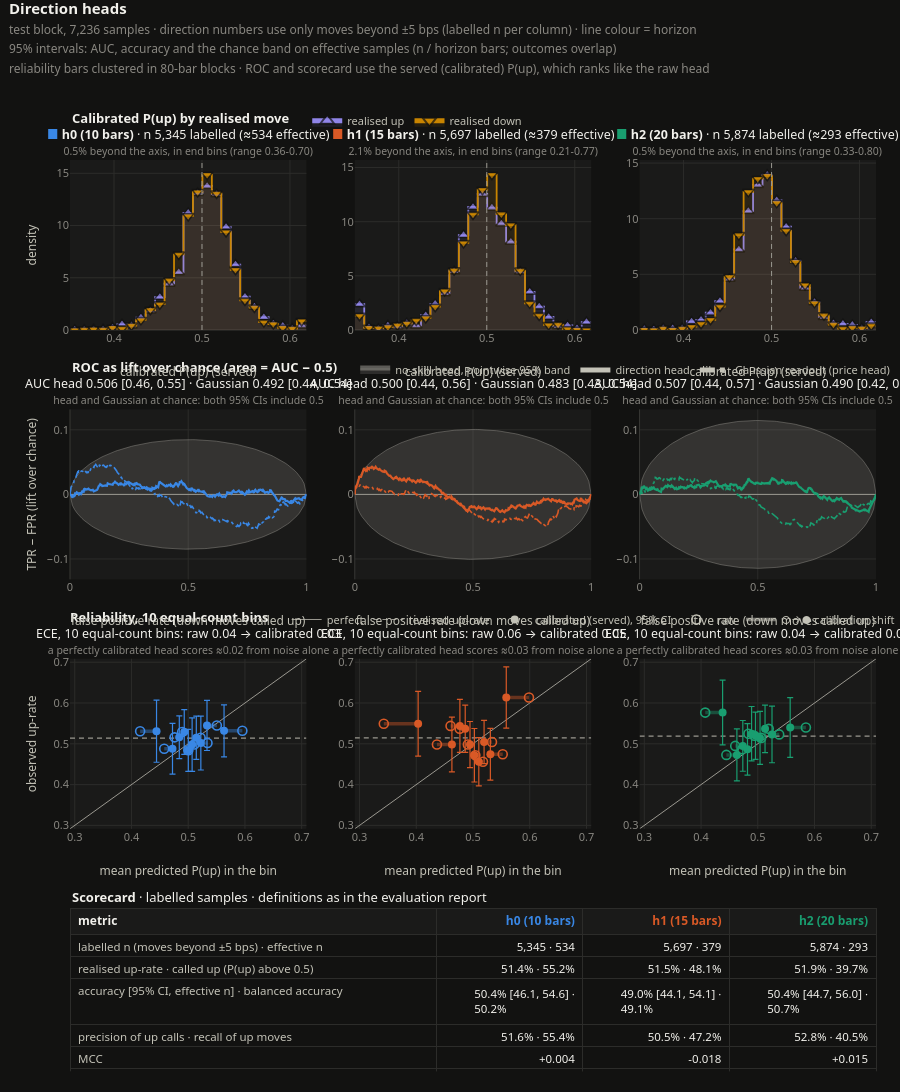

The cell this chart's notebook holds for it:
### Markdown cell above
## Model analytics on the TEST block

**Direction heads**: does the served P(up) differ between bars that went up and bars that went down? Row 2 draws
the ROC as lift over chance (TPR - FPR; the area is AUC - 0.5) for the direction head and the price head's
Gaussian readout, inside the band a no-skill head stays in. Row 3 shows the reliability of raw (open) vs
calibrated (filled) P(up) in 10 equal-count bins with block-clustered 95% intervals. The scorecard repeats the
evaluation report's numbers against a constant 0.5.

### Code cell
Visualizations.build("direction_analytics", test, ctx.config, raw_delta=raw_test).show()

### Figure 1 — Plotly figure (JSON) as saved in the notebook; plotly's stock layout.template omitted (floating-point values rounded to 4 significant figures; data arrays with more than 128 entries replaced by an {"elided": "..."} marker saying what was removed)
{"data": [{"customdata": ["≤ 0.361 (with the tail below the axis)", "≤ 0.361 (with the tail below the axis)", "0.361-0.371", "0.371-0.382", "0.382-0.393", "0.393-0.404", "0.404-0.414", "0.414-0.425", "0.425-0.436", "0.436-0.447", "0.447-0.457", "0.457-0.468", "0.468-0.479", "0.479-0.490", "0.490-0.500", "0.500-0.511", "0.511-0.522", "0.522-0.533", "0.533-0.543", "0.543-0.554", "0.554-0.565", "0.565-0.576", "0.576-0.586", "0.586-0.597", "0.597-0.608", "≥ 0.608 (with the tail above the axis)", "≥ 0.608 (with the tail above the axis)"], "fill": "tozeroy", "fillcolor": "rgba(144,133,233,0.1)", "hovertemplate": "h0 realised up<br>calibrated P(up) %{customdata}<br>density %{y:.2f}<extra></extra>", "legend": "legend", "legendgroup": "cls1", "line": {"color": "#9085e9", "shape": "hvh", "width": 1.8}, "marker": {"color": "#9085e9", "line": {"color": "#121211", "width": 1.5}, "size": [0, 10, 10, 10, 10, 10, 10, 10, 10, 10, 10, 10, 10, 10, 10, 10, 10, 10, 10, 10, 10, 10, 10, 10, 10, 10, 0], "symbol": "triangle-up"}, "mode": "lines+markers", "name": "realised up", "showlegend": true, "type": "scatter", "x": [0.35, 0.3554, 0.3661, 0.3769, 0.3876, 0.3984, 0.4091, 0.4199, 0.4306, 0.4413, 0.4521, 0.4628, 0.4736, 0.4843, 0.4951, 0.5058, 0.5166, 0.5273, 0.5381, 0.5488, 0.5596, 0.5703, 0.5811, 0.5918, 0.6026, 0.6133, 0.6187], "xaxis": "x", "y": [0.03387, 0.03387, 0.03387, 0.06773, 0.06773, 0.2371, 0.5419, 0.4403, 1.185, 1.863, 3.15, 4.437, 5.52, 11.21, 13.11, 13.78, 13.0, 9.855, 6.265, 3.184, 2.235, 1.219, 0.6096, 0.4064, 0.1355, 0.4403, 0.4403], "yaxis": "y"}, {"customdata": ["≤ 0.361 (with the tail below the axis)", "≤ 0.361 (with the tail below the axis)", "0.361-0.371", "0.371-0.382", "0.382-0.393", "0.393-0.404", "0.404-0.414", "0.414-0.425", "0.425-0.436", "0.436-0.447", "0.447-0.457", "0.457-0.468", "0.468-0.479", "0.479-0.490", "0.490-0.500", "0.500-0.511", "0.511-0.522", "0.522-0.533", "0.533-0.543", "0.543-0.554", "0.554-0.565", "0.565-0.576", "0.576-0.586", "0.586-0.597", "0.597-0.608", "≥ 0.608 (with the tail above the axis)", "≥ 0.608 (with the tail above the axis)"], "fill": "tozeroy", "fillcolor": "rgba(201,133,0,0.1)", "hovertemplate": "h0 realised down<br>calibrated P(up) %{customdata}<br>density %{y:.2f}<extra></extra>", "legend": "legend", "legendgroup": "cls0", "line": {"color": "#c98500", "shape": "hvh", "width": 1.8}, "marker": {"color": "#c98500", "line": {"color": "#121211", "width": 1.5}, "size": [0, 10, 10, 10, 10, 10, 10, 10, 10, 10, 10, 10, 10, 10, 10, 10, 10, 10, 10, 10, 10, 10, 10, 10, 10, 10, 0], "symbol": "triangle-down"}, "mode": "lines+markers", "name": "realised down", "showlegend": true, "type": "scatter", "x": [0.35, 0.3554, 0.3661, 0.3769, 0.3876, 0.3984, 0.4091, 0.4199, 0.4306, 0.4413, 0.4521, 0.4628, 0.4736, 0.4843, 0.4951, 0.5058, 0.5166, 0.5273, 0.5381, 0.5488, 0.5596, 0.5703, 0.5811, 0.5918, 0.6026, 0.6133, 0.6187], "xaxis": "x", "y": [0.0, 0.0, 0.03581, 0.07162, 0.03581, 0.2149, 0.1432, 0.4297, 0.9669, 1.934, 2.471, 4.763, 7.234, 10.92, 13.21, 14.86, 13.07, 9.382, 5.765, 2.829, 2.149, 0.752, 0.573, 0.2149, 0.1432, 0.8594, 0.8594], "yaxis": "y"}, {"fill": "toself", "fillcolor": "rgba(154,152,144,0.2)", "hoverinfo": "skip", "legend": "legend2", "legendgroup": "chance", "line": {"color": "rgba(154,152,144,0.55)", "width": 0.8}, "mode": "lines", "name": "no-skill head, pointwise 95% band", "showlegend": true, "type": "scatter", "x": {"elided": "202 float values"}, "xaxis": "x4", "y": {"elided": "202 float values"}, "yaxis": "y4"}, {"hoverinfo": "skip", "legend": "legend2", "legendgroup": "chance", "line": {"color": "#9a9890", "width": 1}, "mode": "lines", "showlegend": false, "type": "scatter", "x": [0, 1], "xaxis": "x4", "y": [0, 0], "yaxis": "y4"}, {"customdata": {"elided": "400x2 float values"}, "hovertemplate": "h0 direction head, AUC 0.506 (95% CI 0.46-0.55)<br>up when the score ≥ %{customdata[0]:.3f}<br>FPR %{x:.3f} · TPR %{customdata[1]:.3f}<br>TPR − FPR %{y:>+.3f}<extra></extra>", "legend": "legend2", "legendgroup": "roc_head", "line": {"color": "#3987e5", "dash": "solid", "width": 2.2}, "mode": "lines", "name": "direction head", "showlegend": false, "type": "scatter", "x": {"elided": "400 float values"}, "xaxis": "x4", "y": {"elided": "400 float values"}, "yaxis": "y4"}, {"customdata": {"elided": "400x2 float values"}, "hovertemplate": "h0 Gaussian readout (price head), AUC 0.492 (95% CI 0.44-0.54)<br>up when the score ≥ %{customdata[0]:.3f}<br>FPR %{x:.3f} · TPR %{customdata[1]:.3f}<br>TPR − FPR %{y:>+.3f}<extra></extra>", "legend": "legend2", "legendgroup": "roc_gauss", "line": {"color": "#3987e5", "dash": "dashdot", "width": 1.6}, "mode": "lines", "name": "Gaussian readout (price head)", "showlegend": false, "type": "scatter", "x": {"elided": "400 float values"}, "xaxis": "x4", "y": {"elided": "400 float values"}, "yaxis": "y4"}, {"hoverinfo": "skip", "legend": "legend3", "legendgroup": "perfect", "line": {"color": "#9a9890", "width": 1}, "mode": "lines", "name": "perfect", "showlegend": true, "type": "scatter", "x": [0.2916, 0.7084], "xaxis": "x7", "y": [0.2916, 0.7084], "yaxis": "y7"}, {"hovertemplate": "h0 realised up-rate 0.514 (a flat curve here has no resolution)<extra></extra>", "legend": "legend3", "legendgroup": "base", "line": {"color": "#9a9890", "dash": "5px,4px", "width": 1.2}, "mode": "lines", "name": "realised up-rate", "showlegend": true, "type": "scatter", "x": [0.2916, 0.7084], "xaxis": "x7", "y": [0.5139, 0.5139], "yaxis": "y7"}, {"hoverinfo": "skip", "legend": "legend3", "legendgroup": "shift", "line": {"color": "rgba(57,135,229,0.4)", "width": 3.5}, "mode": "lines", "showlegend": false, "type": "scatter", "x": [0.4152, 0.4441, NaN, 0.4577, 0.4723, NaN, 0.476, 0.4843, NaN, 0.4893, 0.493, NaN, 0.5002, 0.5001, NaN, 0.5106, 0.5069, NaN, 0.5218, 0.5143, NaN, 0.534, 0.5223, NaN, 0.5505, 0.5331, NaN, 0.5954, 0.5632, NaN], "xaxis": "x7", "y": [0.5308, 0.5308, NaN, 0.4879, 0.4879, NaN, 0.5159, 0.5159, NaN, 0.529, 0.529, NaN, 0.4841, 0.4841, NaN, 0.4981, 0.4981, NaN, 0.515, 0.515, NaN, 0.5019, 0.5019, NaN, 0.5449, 0.5449, NaN, 0.5318, 0.5318, NaN], "yaxis": "y7"}, {"customdata": [[1.0, 535.0, 0.4441], [2.0, 535.0, 0.4723], [3.0, 535.0, 0.4843], [4.0, 535.0, 0.493], [5.0, 535.0, 0.5001], [6.0, 534.0, 0.5069], [7.0, 534.0, 0.5143], [8.0, 534.0, 0.5223], [9.0, 534.0, 0.5331], [10.0, 534.0, 0.5632]], "hovertemplate": "h0 raw P(up), bin %{customdata[0]:.0f}<br>mean raw P(up) %{x:.3f} → calibrated %{customdata[2]:.3f}<br>observed up-rate %{y:.3f}<br>n %{customdata[1]:,.0f}<extra></extra>", "legend": "legend3", "legendgroup": "raw", "marker": {"color": "#3987e5", "line": {"color": "#3987e5", "width": 1.6}, "size": 9, "symbol": "circle-open"}, "mode": "markers", "name": "raw P(up)", "showlegend": false, "type": "scatter", "x": [0.4152, 0.4577, 0.476, 0.4893, 0.5002, 0.5106, 0.5218, 0.534, 0.5505, 0.5954], "xaxis": "x7", "y": [0.5308, 0.4879, 0.5159, 0.529, 0.4841, 0.4981, 0.515, 0.5019, 0.5449, 0.5318], "yaxis": "y7"}, {"customdata": [[1.0, 535.0, 0.4547, 0.6069], [2.0, 535.0, 0.4256, 0.5501], [3.0, 535.0, 0.4635, 0.5683], [4.0, 535.0, 0.4741, 0.5838], [5.0, 535.0, 0.4326, 0.5356], [6.0, 534.0, 0.4325, 0.5638], [7.0, 534.0, 0.462, 0.568], [8.0, 534.0, 0.4357, 0.568], [9.0, 534.0, 0.4836, 0.6063], [10.0, 534.0, 0.4682, 0.5955]], "error_y": {"array": [0.07611, 0.06228, 0.05243, 0.05487, 0.05147, 0.06566, 0.05301, 0.06613, 0.06137, 0.06364], "arrayminus": [0.07611, 0.06228, 0.05243, 0.05487, 0.05147, 0.06566, 0.05301, 0.06613, 0.06137, 0.06364], "color": "#3987e5", "symmetric": false, "thickness": 1.2, "type": "data", "width": 3}, "hovertemplate": "h0 calibrated P(up), bin %{customdata[0]:.0f}<br>mean P(up) %{x:.3f}<br>observed up-rate %{y:.3f}<br>95% CI %{customdata[2]:.3f}-%{customdata[3]:.3f} (clustered in 80-bar blocks)<br>n %{customdata[1]:,.0f}<extra></extra>", "legend": "legend3", "legendgroup": "cal", "marker": {"color": "#3987e5", "size": 8, "symbol": "circle"}, "mode": "markers", "name": "calibrated P(up)", "showlegend": false, "type": "scatter", "x": [0.4441, 0.4723, 0.4843, 0.493, 0.5001, 0.5069, 0.5143, 0.5223, 0.5331, 0.5632], "xaxis": "x7", "y": [0.5308, 0.4879, 0.5159, 0.529, 0.4841, 0.4981, 0.515, 0.5019, 0.5449, 0.5318], "yaxis": "y7"}, {"customdata": ["≤ 0.361 (with the tail below the axis)", "≤ 0.361 (with the tail below the axis)", "0.361-0.371", "0.371-0.382", "0.382-0.393", "0.393-0.404", "0.404-0.414", "0.414-0.425", "0.425-0.436", "0.436-0.447", "0.447-0.457", "0.457-0.468", "0.468-0.479", "0.479-0.490", "0.490-0.500", "0.500-0.511", "0.511-0.522", "0.522-0.533", "0.533-0.543", "0.543-0.554", "0.554-0.565", "0.565-0.576", "0.576-0.586", "0.586-0.597", "0.597-0.608", "≥ 0.608 (with the tail above the axis)", "≥ 0.608 (with the tail above the axis)"], "fill": "tozeroy", "fillcolor": "rgba(144,133,233,0.1)", "hovertemplate": "h1 realised up<br>calibrated P(up) %{customdata}<br>density %{y:.2f}<extra></extra>", "legend": "legend", "legendgroup": "cls1", "line": {"color": "#9085e9", "shape": "hvh", "width": 1.8}, "marker": {"color": "#9085e9", "line": {"color": "#121211", "width": 1.5}, "size": [0, 10, 10, 10, 10, 10, 10, 10, 10, 10, 10, 10, 10, 10, 10, 10, 10, 10, 10, 10, 10, 10, 10, 10, 10, 10, 0], "symbol": "triangle-up"}, "mode": "lines+markers", "name": "realised up", "showlegend": false, "type": "scatter", "x": [0.35, 0.3554, 0.3661, 0.3769, 0.3876, 0.3984, 0.4091, 0.4199, 0.4306, 0.4413, 0.4521, 0.4628, 0.4736, 0.4843, 0.4951, 0.5058, 0.5166, 0.5273, 0.5381, 0.5488, 0.5596, 0.5703, 0.5811, 0.5918, 0.6026, 0.6133, 0.6187], "xaxis": "x2", "y": [2.38, 2.38, 0.2538, 0.1269, 0.4125, 0.3173, 0.6346, 0.4125, 1.364, 2.411, 3.395, 5.426, 8.758, 11.36, 12.57, 11.3, 9.836, 8.155, 5.394, 3.522, 2.158, 1.206, 0.349, 0.4125, 0.1587, 0.7298, 0.7298], "yaxis": "y2"}, {"customdata": ["≤ 0.361 (with the tail below the axis)", "≤ 0.361 (with the tail below the axis)", "0.361-0.371", "0.371-0.382", "0.382-0.393", "0.393-0.404", "0.404-0.414", "0.414-0.425", "0.425-0.436", "0.436-0.447", "0.447-0.457", "0.457-0.468", "0.468-0.479", "0.479-0.490", "0.490-0.500", "0.500-0.511", "0.511-0.522", "0.522-0.533", "0.533-0.543", "0.543-0.554", "0.554-0.565", "0.565-0.576", "0.576-0.586", "0.586-0.597", "0.597-0.608", "≥ 0.608 (with the tail above the axis)", "≥ 0.608 (with the tail above the axis)"], "fill": "tozeroy", "fillcolor": "rgba(201,133,0,0.1)", "hovertemplate": "h1 realised down<br>calibrated P(up) %{customdata}<br>density %{y:.2f}<extra></extra>", "legend": "legend", "legendgroup": "cls0", "line": {"color": "#c98500", "shape": "hvh", "width": 1.8}, "marker": {"color": "#c98500", "line": {"color": "#121211", "width": 1.5}, "size": [0, 10, 10, 10, 10, 10, 10, 10, 10, 10, 10, 10, 10, 10, 10, 10, 10, 10, 10, 10, 10, 10, 10, 10, 10, 10, 0], "symbol": "triangle-down"}, "mode": "lines+markers", "name": "realised down", "showlegend": false, "type": "scatter", "x": [0.35, 0.3554, 0.3661, 0.3769, 0.3876, 0.3984, 0.4091, 0.4199, 0.4306, 0.4413, 0.4521, 0.4628, 0.4736, 0.4843, 0.4951, 0.5058, 0.5166, 0.5273, 0.5381, 0.5488, 0.5596, 0.5703, 0.5811, 0.5918, 0.6026, 0.6133, 0.6187], "xaxis": "x2", "y": [1.312, 1.312, 0.2019, 0.1682, 0.2692, 0.4374, 0.6056, 0.8748, 1.11, 2.153, 3.6, 5.518, 8.042, 10.67, 12.95, 14.33, 10.7, 9.69, 5.484, 2.456, 1.346, 0.4711, 0.5047, 0.1009, 0.03365, 0.0, 0.0], "yaxis": "y2"}, {"fill": "toself", "fillcolor": "rgba(154,152,144,0.2)", "hoverinfo": "skip", "legend": "legend2", "legendgroup": "chance", "line": {"color": "rgba(154,152,144,0.55)", "width": 0.8}, "mode": "lines", "name": "no-skill head, pointwise 95% band", "showlegend": false, "type": "scatter", "x": {"elided": "202 float values"}, "xaxis": "x5", "y": {"elided": "202 float values"}, "yaxis": "y5"}, {"hoverinfo": "skip", "legend": "legend2", "legendgroup": "chance", "line": {"color": "#9a9890", "width": 1}, "mode": "lines", "showlegend": false, "type": "scatter", "x": [0, 1], "xaxis": "x5", "y": [0, 0], "yaxis": "y5"}, {"customdata": {"elided": "400x2 float values"}, "hovertemplate": "h1 direction head, AUC 0.500 (95% CI 0.44-0.56)<br>up when the score ≥ %{customdata[0]:.3f}<br>FPR %{x:.3f} · TPR %{customdata[1]:.3f}<br>TPR − FPR %{y:>+.3f}<extra></extra>", "legend": "legend2", "legendgroup": "roc_head", "line": {"color": "#d95926", "dash": "solid", "width": 2.2}, "mode": "lines", "name": "direction head", "showlegend": false, "type": "scatter", "x": {"elided": "400 float values"}, "xaxis": "x5", "y": {"elided": "400 float values"}, "yaxis": "y5"}, {"customdata": {"elided": "400x2 float values"}, "hovertemplate": "h1 Gaussian readout (price head), AUC 0.483 (95% CI 0.43-0.54)<br>up when the score ≥ %{customdata[0]:.3f}<br>FPR %{x:.3f} · TPR %{customdata[1]:.3f}<br>TPR − FPR %{y:>+.3f}<extra></extra>", "legend": "legend2", "legendgroup": "roc_gauss", "line": {"color": "#d95926", "dash": "dashdot", "width": 1.6}, "mode": "lines", "name": "Gaussian readout (price head)", "showlegend": false, "type": "scatter", "x": {"elided": "400 float values"}, "xaxis": "x5", "y": {"elided": "400 float values"}, "yaxis": "y5"}, {"hoverinfo": "skip", "legend": "legend3", "legendgroup": "perfect", "line": {"color": "#9a9890", "width": 1}, "mode": "lines", "name": "perfect", "showlegend": false, "type": "scatter", "x": [0.2916, 0.7084], "xaxis": "x8", "y": [0.2916, 0.7084], "yaxis": "y8"}, {"hovertemplate": "h1 realised up-rate 0.515 (a flat curve here has no resolution)<extra></extra>", "legend": "legend3", "legendgroup": "base", "line": {"color": "#9a9890", "dash": "5px,4px", "width": 1.2}, "mode": "lines", "name": "realised up-rate", "showlegend": false, "type": "scatter", "x": [0.2916, 0.7084], "xaxis": "x8", "y": [0.5147, 0.5147], "yaxis": "y8"}, {"hoverinfo": "skip", "legend": "legend3", "legendgroup": "shift", "line": {"color": "rgba(217,89,38,0.4)", "width": 3.5}, "mode": "lines", "showlegend": false, "type": "scatter", "x": [0.3427, 0.4033, NaN, 0.4364, 0.4628, NaN, 0.4604, 0.4769, NaN, 0.4765, 0.4863, NaN, 0.4909, 0.4947, NaN, 0.5042, 0.5024, NaN, 0.5176, 0.5103, NaN, 0.5335, 0.5195, NaN, 0.5524, 0.5306, NaN, 0.5987, 0.5586, NaN], "xaxis": "x8", "y": [0.5491, 0.5491, NaN, 0.4982, 0.4982, NaN, 0.5439, 0.5439, NaN, 0.5368, 0.5368, NaN, 0.4982, 0.4982, NaN, 0.4719, 0.4719, NaN, 0.4561, 0.4561, NaN, 0.5044, 0.5044, NaN, 0.4745, 0.4745, NaN, 0.6134, 0.6134, NaN], "yaxis": "y8"}, {"customdata": [[1.0, 570.0, 0.4033], [2.0, 570.0, 0.4628], [3.0, 570.0, 0.4769], [4.0, 570.0, 0.4863], [5.0, 570.0, 0.4947], [6.0, 570.0, 0.5024], [7.0, 570.0, 0.5103], [8.0, 569.0, 0.5195], [9.0, 569.0, 0.5306], [10.0, 569.0, 0.5586]], "hovertemplate": "h1 raw P(up), bin %{customdata[0]:.0f}<br>mean raw P(up) %{x:.3f} → calibrated %{customdata[2]:.3f}<br>observed up-rate %{y:.3f}<br>n %{customdata[1]:,.0f}<extra></extra>", "legend": "legend3", "legendgroup": "raw", "marker": {"color": "#d95926", "line": {"color": "#d95926", "width": 1.6}, "size": 9, "symbol": "circle-open"}, "mode": "markers", "name": "raw P(up)", "showlegend": false, "type": "scatter", "x": [0.3427, 0.4364, 0.4604, 0.4765, 0.4909, 0.5042, 0.5176, 0.5335, 0.5524, 0.5987], "xaxis": "x8", "y": [0.5491, 0.4982, 0.5439, 0.5368, 0.4982, 0.4719, 0.4561, 0.5044, 0.4745, 0.6134], "yaxis": "y8"}, {"customdata": [[1.0, 570.0, 0.4698, 0.6284], [2.0, 570.0, 0.4312, 0.5653], [3.0, 570.0, 0.4787, 0.609], [4.0, 570.0, 0.479, 0.5947], [5.0, 570.0, 0.4419, 0.5546], [6.0, 570.0, 0.4063, 0.5375], [7.0, 570.0, 0.3971, 0.5152], [8.0, 569.0, 0.4512, 0.5576], [9.0, 569.0, 0.411, 0.5381], [10.0, 569.0, 0.5383, 0.6884]], "error_y": {"array": [0.07932, 0.06703, 0.06511, 0.05783, 0.05639, 0.06561, 0.05908, 0.05322, 0.06355, 0.07501], "arrayminus": [0.07932, 0.06703, 0.06511, 0.05783, 0.05639, 0.06561, 0.05908, 0.05322, 0.06355, 0.07501], "color": "#d95926", "symmetric": false, "thickness": 1.2, "type": "data", "width": 3}, "hovertemplate": "h1 calibrated P(up), bin %{customdata[0]:.0f}<br>mean P(up) %{x:.3f}<br>observed up-rate %{y:.3f}<br>95% CI %{customdata[2]:.3f}-%{customdata[3]:.3f} (clustered in 80-bar blocks)<br>n %{customdata[1]:,.0f}<extra></extra>", "legend": "legend3", "legendgroup": "cal", "marker": {"color": "#d95926", "size": 8, "symbol": "circle"}, "mode": "markers", "name": "calibrated P(up)", "showlegend": false, "type": "scatter", "x": [0.4033, 0.4628, 0.4769, 0.4863, 0.4947, 0.5024, 0.5103, 0.5195, 0.5306, 0.5586], "xaxis": "x8", "y": [0.5491, 0.4982, 0.5439, 0.5368, 0.4982, 0.4719, 0.4561, 0.5044, 0.4745, 0.6134], "yaxis": "y8"}, {"customdata": ["≤ 0.361 (with the tail below the axis)", "≤ 0.361 (with the tail below the axis)", "0.361-0.371", "0.371-0.382", "0.382-0.393", "0.393-0.404", "0.404-0.414", "0.414-0.425", "0.425-0.436", "0.436-0.447", "0.447-0.457", "0.457-0.468", "0.468-0.479", "0.479-0.490", "0.490-0.500", "0.500-0.511", "0.511-0.522", "0.522-0.533", "0.533-0.543", "0.543-0.554", "0.554-0.565", "0.565-0.576", "0.576-0.586", "0.586-0.597", "0.597-0.608", "≥ 0.608 (with the tail above the axis)", "≥ 0.608 (with the tail above the axis)"], "fill": "tozeroy", "fillcolor": "rgba(144,133,233,0.1)", "hovertemplate": "h2 realised up<br>calibrated P(up) %{customdata}<br>density %{y:.2f}<extra></extra>", "legend": "legend", "legendgroup": "cls1", "line": {"color": "#9085e9", "shape": "hvh", "width": 1.8}, "marker": {"color": "#9085e9", "line": {"color": "#121211", "width": 1.5}, "size": [0, 10, 10, 10, 10, 10, 10, 10, 10, 10, 10, 10, 10, 10, 10, 10, 10, 10, 10, 10, 10, 10, 10, 10, 10, 10, 0], "symbol": "triangle-up"}, "mode": "lines+markers", "name": "realised up", "showlegend": false, "type": "scatter", "x": [0.35, 0.3554, 0.3661, 0.3769, 0.3876, 0.3984, 0.4091, 0.4199, 0.4306, 0.4413, 0.4521, 0.4628, 0.4736, 0.4843, 0.4951, 0.5058, 0.5166, 0.5273, 0.5381, 0.5488, 0.5596, 0.5703, 0.5811, 0.5918, 0.6026, 0.6133, 0.6187], "xaxis": "x3", "y": [0.09157, 0.09157, 0.06105, 0.1526, 0.1526, 0.1526, 0.7631, 0.9157, 1.557, 2.594, 4.609, 7.234, 10.68, 13.03, 13.95, 11.66, 9.279, 6.227, 3.785, 2.503, 1.16, 0.6105, 0.5494, 0.4578, 0.1526, 0.702, 0.702], "yaxis": "y3"}, {"customdata": ["≤ 0.361 (with the tail below the axis)", "≤ 0.361 (with the tail below the axis)", "0.361-0.371", "0.371-0.382", "0.382-0.393", "0.393-0.404", "0.404-0.414", "0.414-0.425", "0.425-0.436", "0.436-0.447", "0.447-0.457", "0.457-0.468", "0.468-0.479", "0.479-0.490", "0.490-0.500", "0.500-0.511", "0.511-0.522", "0.522-0.533", "0.533-0.543", "0.543-0.554", "0.554-0.565", "0.565-0.576", "0.576-0.586", "0.586-0.597", "0.597-0.608", "≥ 0.608 (with the tail above the axis)", "≥ 0.608 (with the tail above the axis)"], "fill": "tozeroy", "fillcolor": "rgba(201,133,0,0.1)", "hovertemplate": "h2 realised down<br>calibrated P(up) %{customdata}<br>density %{y:.2f}<extra></extra>", "legend": "legend", "legendgroup": "cls0", "line": {"color": "#c98500", "shape": "hvh", "width": 1.8}, "marker": {"color": "#c98500", "line": {"color": "#121211", "width": 1.5}, "size": [0, 10, 10, 10, 10, 10, 10, 10, 10, 10, 10, 10, 10, 10, 10, 10, 10, 10, 10, 10, 10, 10, 10, 10, 10, 10, 0], "symbol": "triangle-down"}, "mode": "lines+markers", "name": "realised down", "showlegend": false, "type": "scatter", "x": [0.35, 0.3554, 0.3661, 0.3769, 0.3876, 0.3984, 0.4091, 0.4199, 0.4306, 0.4413, 0.4521, 0.4628, 0.4736, 0.4843, 0.4951, 0.5058, 0.5166, 0.5273, 0.5381, 0.5488, 0.5596, 0.5703, 0.5811, 0.5918, 0.6026, 0.6133, 0.6187], "xaxis": "x3", "y": [0.03292, 0.03292, 0.0, 0.1317, 0.03292, 0.1317, 0.2963, 0.5596, 0.9218, 2.107, 4.773, 8.526, 12.41, 13.6, 13.86, 11.42, 8.921, 6.123, 4.049, 2.436, 1.317, 0.4938, 0.1317, 0.1975, 0.1646, 0.395, 0.395], "yaxis": "y3"}, {"fill": "toself", "fillcolor": "rgba(154,152,144,0.2)", "hoverinfo": "skip", "legend": "legend2", "legendgroup": "chance", "line": {"color": "rgba(154,152,144,0.55)", "width": 0.8}, "mode": "lines", "name": "no-skill head, pointwise 95% band", "showlegend": false, "type": "scatter", "x": {"elided": "202 float values"}, "xaxis": "x6", "y": {"elided": "202 float values"}, "yaxis": "y6"}, {"hoverinfo": "skip", "legend": "legend2", "legendgroup": "chance", "line": {"color": "#9a9890", "width": 1}, "mode": "lines", "showlegend": false, "type": "scatter", "x": [0, 1], "xaxis": "x6", "y": [0, 0], "yaxis": "y6"}, {"customdata": {"elided": "400x2 float values"}, "hovertemplate": "h2 direction head, AUC 0.507 (95% CI 0.44-0.57)<br>up when the score ≥ %{customdata[0]:.3f}<br>FPR %{x:.3f} · TPR %{customdata[1]:.3f}<br>TPR − FPR %{y:>+.3f}<extra></extra>", "legend": "legend2", "legendgroup": "roc_head", "line": {"color": "#199e70", "dash": "solid", "width": 2.2}, "mode": "lines", "name": "direction head", "showlegend": false, "type": "scatter", "x": {"elided": "400 float values"}, "xaxis": "x6", "y": {"elided": "400 float values"}, "yaxis": "y6"}, {"customdata": {"elided": "400x2 float values"}, "hovertemplate": "h2 Gaussian readout (price head), AUC 0.490 (95% CI 0.42-0.56)<br>up when the score ≥ %{customdata[0]:.3f}<br>FPR %{x:.3f} · TPR %{customdata[1]:.3f}<br>TPR − FPR %{y:>+.3f}<extra></extra>", "legend": "legend2", "legendgroup": "roc_gauss", "line": {"color": "#199e70", "dash": "dashdot", "width": 1.6}, "mode": "lines", "name": "Gaussian readout (price head)", "showlegend": false, "type": "scatter", "x": {"elided": "400 float values"}, "xaxis": "x6", "y": {"elided": "400 float values"}, "yaxis": "y6"}, {"hoverinfo": "skip", "legend": "legend3", "legendgroup": "perfect", "line": {"color": "#9a9890", "width": 1}, "mode": "lines", "name": "perfect", "showlegend": false, "type": "scatter", "x": [0.2916, 0.7084], "xaxis": "x9", "y": [0.2916, 0.7084], "yaxis": "y9"}, {"hovertemplate": "h2 realised up-rate 0.519 (a flat curve here has no resolution)<extra></extra>", "legend": "legend3", "legendgroup": "base", "line": {"color": "#9a9890", "dash": "5px,4px", "width": 1.2}, "mode": "lines", "name": "realised up-rate", "showlegend": false, "type": "scatter", "x": [0.2916, 0.7084], "xaxis": "x9", "y": [0.5189, 0.5189], "yaxis": "y9"}, {"hoverinfo": "skip", "legend": "legend3", "legendgroup": "shift", "line": {"color": "rgba(25,158,112,0.4)", "width": 3.5}, "mode": "lines", "showlegend": false, "type": "scatter", "x": [0.4073, 0.438, NaN, 0.4446, 0.4632, NaN, 0.4602, 0.4736, NaN, 0.4726, 0.4818, NaN, 0.4835, 0.489, NaN, 0.4938, 0.4959, NaN, 0.506, 0.504, NaN, 0.5193, 0.5128, NaN, 0.5377, 0.5251, NaN, 0.5848, 0.5571, NaN], "xaxis": "x9", "y": [0.5765, 0.5765, NaN, 0.4728, 0.4728, NaN, 0.4949, 0.4949, NaN, 0.4864, 0.4864, NaN, 0.5247, 0.5247, NaN, 0.5196, 0.5196, NaN, 0.5145, 0.5145, NaN, 0.5366, 0.5366, NaN, 0.523, 0.523, NaN, 0.54, 0.54, NaN], "yaxis": "y9"}, {"customdata": [[1.0, 588.0, 0.438], [2.0, 588.0, 0.4632], [3.0, 588.0, 0.4736], [4.0, 588.0, 0.4818], [5.0, 587.0, 0.489], [6.0, 587.0, 0.4959], [7.0, 587.0, 0.504], [8.0, 587.0, 0.5128], [9.0, 587.0, 0.5251], [10.0, 587.0, 0.5571]], "hovertemplate": "h2 raw P(up), bin %{customdata[0]:.0f}<br>mean raw P(up) %{x:.3f} → calibrated %{customdata[2]:.3f}<br>observed up-rate %{y:.3f}<br>n %{customdata[1]:,.0f}<extra></extra>", "legend": "legend3", "legendgroup": "raw", "marker": {"color": "#199e70", "line": {"color": "#199e70", "width": 1.6}, "size": 9, "symbol": "circle-open"}, "mode": "markers", "name": "raw P(up)", "showlegend": false, "type": "scatter", "x": [0.4073, 0.4446, 0.4602, 0.4726, 0.4835, 0.4938, 0.506, 0.5193, 0.5377, 0.5848], "xaxis": "x9", "y": [0.5765, 0.4728, 0.4949, 0.4864, 0.5247, 0.5196, 0.5145, 0.5366, 0.523, 0.54], "yaxis": "y9"}, {"customdata": [[1.0, 588.0, 0.4972, 0.6559], [2.0, 588.0, 0.4091, 0.5364], [3.0, 588.0, 0.4327, 0.5571], [4.0, 588.0, 0.4233, 0.5495], [5.0, 587.0, 0.458, 0.5914], [6.0, 587.0, 0.4617, 0.5774], [7.0, 587.0, 0.4493, 0.5796], [8.0, 587.0, 0.4785, 0.5947], [9.0, 587.0, 0.4536, 0.5924], [10.0, 587.0, 0.467, 0.6131]], "error_y": {"array": [0.07935, 0.06364, 0.06218, 0.06306, 0.06674, 0.05785, 0.06513, 0.0581, 0.06942, 0.07308], "arrayminus": [0.07935, 0.06364, 0.06218, 0.06306, 0.06674, 0.05785, 0.06513, 0.0581, 0.06942, 0.07308], "color": "#199e70", "symmetric": false, "thickness": 1.2, "type": "data", "width": 3}, "hovertemplate": "h2 calibrated P(up), bin %{customdata[0]:.0f}<br>mean P(up) %{x:.3f}<br>observed up-rate %{y:.3f}<br>95% CI %{customdata[2]:.3f}-%{customdata[3]:.3f} (clustered in 80-bar blocks)<br>n %{customdata[1]:,.0f}<extra></extra>", "legend": "legend3", "legendgroup": "cal", "marker": {"color": "#199e70", "size": 8, "symbol": "circle"}, "mode": "markers", "name": "calibrated P(up)", "showlegend": false, "type": "scatter", "x": [0.438, 0.4632, 0.4736, 0.4818, 0.489, 0.4959, 0.504, 0.5128, 0.5251, 0.5571], "xaxis": "x9", "y": [0.5765, 0.4728, 0.4949, 0.4864, 0.5247, 0.5196, 0.5145, 0.5366, 0.523, 0.54], "yaxis": "y9"}, {"hoverinfo": "skip", "legend": "legend2", "legendgroup": "roc_head", "line": {"color": "#c3c2b7", "width": 2.2}, "mode": "lines", "name": "direction head", "showlegend": true, "type": "scatter", "x": [null], "xaxis": "x4", "y": [null], "yaxis": "y4"}, {"hoverinfo": "skip", "legend": "legend2", "legendgroup": "roc_gauss", "line": {"color": "#c3c2b7", "dash": "dashdot", "width": 1.6}, "mode": "lines", "name": "Gaussian readout (price head)", "showlegend": true, "type": "scatter", "x": [null], "xaxis": "x4", "y": [null], "yaxis": "y4"}, {"hoverinfo": "skip", "legend": "legend3", "legendgroup": "cal", "marker": {"color": "#c3c2b7", "size": 8, "symbol": "circle"}, "mode": "markers", "name": "calibrated (served), 95% CI", "showlegend": true, "type": "scatter", "x": [null], "xaxis": "x7", "y": [null], "yaxis": "y7"}, {"hoverinfo": "skip", "legend": "legend3", "legendgroup": "raw", "marker": {"color": "#c3c2b7", "line": {"width": 1.6}, "size": 9, "symbol": "circle-open"}, "mode": "markers", "name": "raw", "showlegend": true, "type": "scatter", "x": [null], "xaxis": "x7", "y": [null], "yaxis": "y7"}, {"hoverinfo": "skip", "legend": "legend3", "legendgroup": "shift", "line": {"color": "rgba(195,194,183,0.55)", "width": 3.5}, "mode": "lines", "name": "○→● calibration shift", "showlegend": true, "type": "scatter", "x": [null], "xaxis": "x7", "y": [null], "yaxis": "y7"}, {"cells": {"align": ["left", "right", "right", "right"], "fill": {"color": "#121211"}, "font": {"color": ["#c3c2b7", "#f2f1ec", "#f2f1ec", "#f2f1ec"], "size": 11.5}, "height": 22, "line": {"color": "#2c2c2a"}, "values": [["labelled n (moves beyond ±5 bps) · effective n", "realised up-rate · called up (P(up) above 0.5)", "accuracy [95% CI, effective n] · balanced accuracy", "precision of up calls · recall of up moves", "MCC", "AUC head − Gaussian (paired DeLong) [95% CI, effective n]", "Brier: calibrated head · const 0.5 · Gaussian", "ECE, report bins (0.1 wide): raw → cal · const 0.5 · Gaussian", "raw delta sign agrees with P(up) above 0.5 (all samples)"], ["5,345 · 534", "51.4% · 55.2%", "50.4% [46.1, 54.6] · 50.2%", "51.6% · 55.4%", "+0.004", "+0.014 [-0.04, +0.07]", "0.2510 · 0.2500 · 0.2508", "0.034 → 0.021 · 0.014 · 0.020", "59.9%"], ["5,697 · 379", "51.5% · 48.1%", "49.0% [44.1, 54.1] · 49.1%", "50.5% · 47.2%", "-0.018", "+0.016 [-0.04, +0.08]", "0.2522 · 0.2500 · 0.2504", "0.064 → 0.042 · 0.015 · 0.018", "60.9%"], ["5,874 · 293", "51.9% · 39.7%", "50.4% [44.7, 56.0] · 50.7%", "52.8% · 40.5%", "+0.015", "+0.016 [-0.06, +0.09]", "0.2511 · 0.2500 · 0.2536", "0.035 → 0.026 · 0.019 · 0.037", "65.3%"]]}, "columnwidth": [5, 2, 2, 2], "domain": {"x": [0.0, 1.0], "y": [0.0, 0.1796]}, "header": {"align": ["left", "right", "right", "right"], "fill": {"color": "#1a1a19"}, "font": {"color": ["#f2f1ec", "#3987e5", "#d95926", "#199e70"], "size": 12, "weight": "bold"}, "height": 26, "line": {"color": "#2c2c2a"}, "values": ["metric", "h0 (10 bars)", "h1 (15 bars)", "h2 (20 bars)"]}, "type": "table"}], "layout": {"annotations": [{"font": {"color": "#f2f1ec", "size": 12.5}, "showarrow": false, "text": "<span style='color:#3987e5'>■</span> <b>h0 (10 bars)</b> · n 5,345 labelled (≈534 effective)<br><span style='font-size:10.5px;color:#898781'>0.5% beyond the axis, in end bins (range 0.36-0.70)</span>", "x": 0.1467, "xanchor": "center", "xref": "paper", "y": 1.0, "yanchor": "bottom", "yref": "paper"}, {"font": {"color": "#f2f1ec", "size": 12.5}, "showarrow": false, "text": "<span style='color:#d95926'>■</span> <b>h1 (15 bars)</b> · n 5,697 labelled (≈379 effective)<br><span style='font-size:10.5px;color:#898781'>2.1% beyond the axis, in end bins (range 0.21-0.77)</span>", "x": 0.5, "xanchor": "center", "xref": "paper", "y": 1.0, "yanchor": "bottom", "yref": "paper"}, {"font": {"color": "#f2f1ec", "size": 12.5}, "showarrow": false, "text": "<span style='color:#199e70'>■</span> <b>h2 (20 bars)</b> · n 5,874 labelled (≈293 effective)<br><span style='font-size:10.5px;color:#898781'>0.5% beyond the axis, in end bins (range 0.33-0.80)</span>", "x": 0.8533, "xanchor": "center", "xref": "paper", "y": 1.0, "yanchor": "bottom", "yref": "paper"}, {"font": {"color": "#f2f1ec", "size": 12.5}, "showarrow": false, "text": "AUC head 0.506 [0.46, 0.55] · Gaussian 0.492 [0.44, 0.54]<br><span style='font-size:10.5px;color:#898781'>head and Gaussian at chance: both 95% CIs include 0.5</span>", "x": 0.1467, "xanchor": "center", "xref": "paper", "y": 0.7265, "yanchor": "bottom", "yref": "paper"}, {"font": {"color": "#f2f1ec", "size": 12.5}, "showarrow": false, "text": "AUC head 0.500 [0.44, 0.56] · Gaussian 0.483 [0.43, 0.54]<br><span style='font-size:10.5px;color:#898781'>head and Gaussian at chance: both 95% CIs include 0.5</span>", "x": 0.5, "xanchor": "center", "xref": "paper", "y": 0.7265, "yanchor": "bottom", "yref": "paper"}, {"font": {"color": "#f2f1ec", "size": 12.5}, "showarrow": false, "text": "AUC head 0.507 [0.44, 0.57] · Gaussian 0.490 [0.42, 0.56]<br><span style='font-size:10.5px;color:#898781'>head and Gaussian at chance: both 95% CIs include 0.5</span>", "x": 0.8533, "xanchor": "center", "xref": "paper", "y": 0.7265, "yanchor": "bottom", "yref": "paper"}, {"font": {"color": "#f2f1ec", "size": 12.5}, "showarrow": false, "text": "ECE, 10 equal-count bins: raw 0.04 → calibrated 0.03<br><span style='font-size:10.5px;color:#898781'>a perfectly calibrated head scores ≈0.02 from noise alone</span>", "x": 0.1467, "xanchor": "center", "xref": "paper", "y": 0.4531, "yanchor": "bottom", "yref": "paper"}, {"font": {"color": "#f2f1ec", "size": 12.5}, "showarrow": false, "text": "ECE, 10 equal-count bins: raw 0.06 → calibrated 0.05<br><span style='font-size:10.5px;color:#898781'>a perfectly calibrated head scores ≈0.03 from noise alone</span>", "x": 0.5, "xanchor": "center", "xref": "paper", "y": 0.4531, "yanchor": "bottom", "yref": "paper"}, {"font": {"color": "#f2f1ec", "size": 12.5}, "showarrow": false, "text": "ECE, 10 equal-count bins: raw 0.04 → calibrated 0.03<br><span style='font-size:10.5px;color:#898781'>a perfectly calibrated head scores ≈0.03 from noise alone</span>", "x": 0.8533, "xanchor": "center", "xref": "paper", "y": 0.4531, "yanchor": "bottom", "yref": "paper"}, {"font": {"color": "#f2f1ec", "size": 13}, "showarrow": false, "text": "<b>Scorecard</b> · labelled samples · definitions as in the evaluation report", "x": 0.0, "xanchor": "left", "xref": "paper", "y": 0.1796, "yanchor": "bottom", "yref": "paper"}], "height": 1650, "legend": {"bgcolor": "rgba(0,0,0,0)", "font": {"color": "#c3c2b7", "size": 11}, "groupclick": "togglegroup", "itemsizing": "constant", "itemwidth": 30, "orientation": "h", "title": {"font": {"color": "#f2f1ec", "size": 13}, "side": "left", "text": "<b>Calibrated P(up) by realised move</b>   "}, "tracegroupgap": 0, "x": 0.0, "xanchor": "left", "y": 1.027, "yanchor": "bottom"}, "legend2": {"bgcolor": "rgba(0,0,0,0)", "font": {"color": "#c3c2b7", "size": 11}, "groupclick": "togglegroup", "itemsizing": "constant", "itemwidth": 30, "orientation": "h", "title": {"font": {"color": "#f2f1ec", "size": 13}, "side": "left", "text": "<b>ROC as lift over chance (area = AUC − 0.5)</b>   "}, "tracegroupgap": 0, "x": 0.0, "xanchor": "left", "y": 0.7537, "yanchor": "bottom"}, "legend3": {"bgcolor": "rgba(0,0,0,0)", "font": {"color": "#c3c2b7", "size": 11}, "groupclick": "togglegroup", "itemsizing": "trace", "itemwidth": 30, "orientation": "h", "title": {"font": {"color": "#f2f1ec", "size": 13}, "side": "left", "text": "<b>Reliability, 10 equal-count bins</b>   "}, "tracegroupgap": 0, "x": 0.0, "xanchor": "left", "y": 0.4803, "yanchor": "bottom"}, "margin": {"b": 20, "l": 70, "r": 24, "t": 160}, "shapes": [{"line": {"color": "#9a9890", "dash": "5px,4px", "width": 1}, "type": "line", "x0": 0.5, "x1": 0.5, "xref": "x", "y0": 0, "y1": 1, "yref": "y domain"}, {"line": {"color": "#9a9890", "dash": "5px,4px", "width": 1}, "type": "line", "x0": 0.5, "x1": 0.5, "xref": "x2", "y0": 0, "y1": 1, "yref": "y2 domain"}, {"line": {"color": "#9a9890", "dash": "5px,4px", "width": 1}, "type": "line", "x0": 0.5, "x1": 0.5, "xref": "x3", "y0": 0, "y1": 1, "yref": "y3 domain"}], "title": {"text": "<b>Direction heads</b><br><span style='font-size:12px;color:#898781'>test block, 7,236 samples · direction numbers use only moves beyond ±5 bps (labelled n per column) · line colour = horizon<br>95% intervals: AUC, accuracy and the chance band on effective samples (n / horizon bars; outcomes overlap)<br>reliability bars clustered in 80-bar blocks · ROC and scorecard use the served (calibrated) P(up), which ranks like the raw head</span>"}, "xaxis": {"anchor": "y", "domain": [0.0, 0.2933], "range": [0.35, 0.6187], "title": {"text": "calibrated P(up) (served)"}}, "xaxis2": {"anchor": "y2", "domain": [0.3533, 0.6467], "range": [0.35, 0.6187], "title": {"text": "calibrated P(up) (served)"}}, "xaxis3": {"anchor": "y3", "domain": [0.7067, 1.0], "range": [0.35, 0.6187], "title": {"text": "calibrated P(up) (served)"}}, "xaxis4": {"anchor": "y4", "domain": [0.0, 0.2933], "range": [0, 1], "title": {"text": "false positive rate (down moves called up)"}}, "xaxis5": {"anchor": "y5", "domain": [0.3533, 0.6467], "range": [0, 1], "title": {"text": "false positive rate (down moves called up)"}}, "xaxis6": {"anchor": "y6", "domain": [0.7067, 1.0], "range": [0, 1], "title": {"text": "false positive rate (down moves called up)"}}, "xaxis7": {"anchor": "y7", "domain": [0.0, 0.2933], "range": [0.2916, 0.7084], "title": {"text": "mean predicted P(up) in the bin"}}, "xaxis8": {"anchor": "y8", "domain": [0.3533, 0.6467], "range": [0.2916, 0.7084], "title": {"text": "mean predicted P(up) in the bin"}}, "xaxis9": {"anchor": "y9", "domain": [0.7067, 1.0], "range": [0.2916, 0.7084], "title": {"text": "mean predicted P(up) in the bin"}}, "yaxis": {"anchor": "x", "domain": [0.8136, 1.0], "rangemode": "tozero", "title": {"text": "density"}}, "yaxis2": {"anchor": "x2", "domain": [0.8136, 1.0], "rangemode": "tozero"}, "yaxis3": {"anchor": "x3", "domain": [0.8136, 1.0], "rangemode": "tozero"}, "yaxis4": {"anchor": "x4", "domain": [0.5401, 0.7265], "range": [-0.1316, 0.1316], "title": {"text": "TPR − FPR (lift over chance)"}, "zeroline": false}, "yaxis5": {"anchor": "x5", "domain": [0.5401, 0.7265], "range": [-0.1316, 0.1316], "zeroline": false}, "yaxis6": {"anchor": "x6", "domain": [0.5401, 0.7265], "range": [-0.1316, 0.1316], "zeroline": false}, "yaxis7": {"anchor": "x7", "domain": [0.2667, 0.4531], "range": [0.2916, 0.7084], "title": {"text": "observed up-rate"}}, "yaxis8": {"anchor": "x8", "domain": [0.2667, 0.4531], "range": [0.2916, 0.7084]}, "yaxis9": {"anchor": "x9", "domain": [0.2667, 0.4531], "range": [0.2916, 0.7084]}}}
